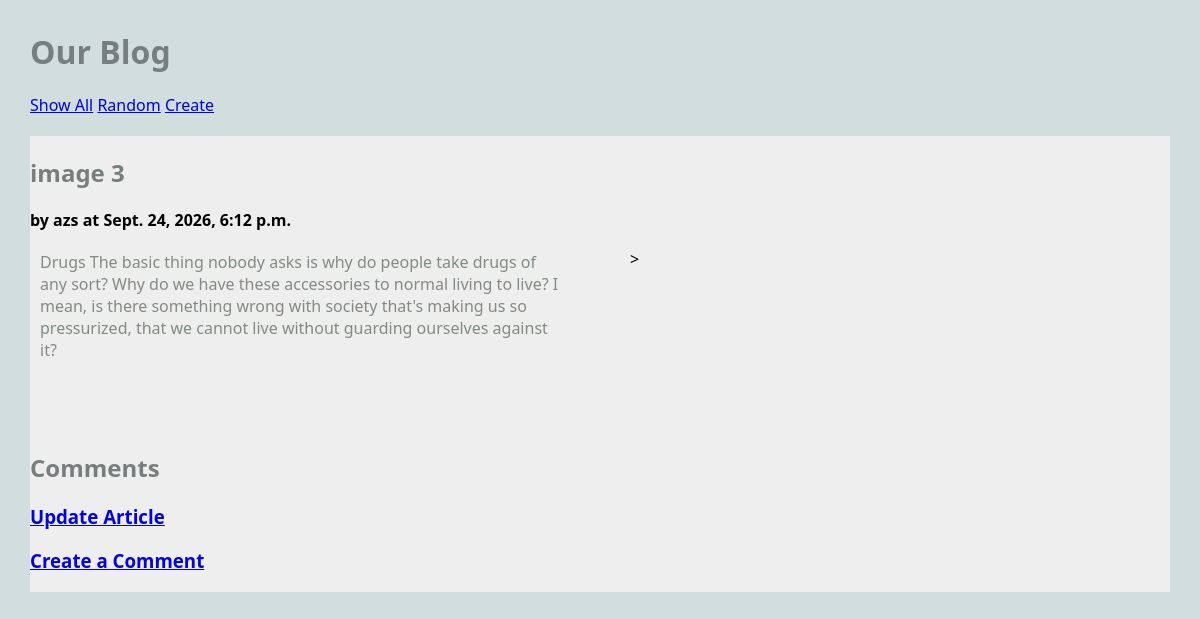
The page /blog/random on the database its author committed.
### blog/models.py (models this page shows, shortened)
class Article(models.Model):
    title = models.TextField(blank=False)
    author = models.TextField(blank=False)
    text = models.TextField(blank=False)
    published = models.DateTimeField(auto_now=True)
    image_url = models.URLField(blank=True)
    def get_comments(self):
        comments = Comment.objects.filter(article=self)
        return comments

### blog/views.py (the view)
# urls.py: path('random', RandomArticleView.as_view(), name="random"),
class RandomArticleView(DetailView):
    model = Article
    template_name = 'blog/article.html'
    context_object_name = 'article'
    def get_object(self):
        all_articles = Article.objects.all()
        return random.choice(all_articles)

### blog/templates/blog/article.html (shortened to what this page needs)
{% extends 'blog/base.html' %}
{% block content %}
<main class="grid-container">
    <article class="featured">
        <div>
        <h2>{{article.title}}</h2>
        <strong>by {{article.author}} at {{article.published}}</strong>
        <p>
        {{article.text}}
        </p>
        </div>>
    </article>
    <div>
    <h2>Comments</h2>
    <h3><a href="{% url 'update_article' article.pk %}">Update Article</a></h3>
    <h3><a href="{% url 'create_comment' article.pk %}">Create a Comment</a></h3>
</div>
</main>
{% endblock %}

### blog/static/styles-blog.css (style rules this page uses)
body { margin: 30px; background: #d1dedd; font-family:'Segoe UI', Tahoma, Geneva, Verdana, sans-serif; }
h1, h2, h3 { color: #767f7e; }
p { color: #828b82; }
.grid-container { background: #eee; max-width: 900px; display: grid; grid-template-columns: repeat(3, 1fr); grid-gap: 10px; max-width: 1200px; margin: 20px auto; }
article.featured { grid-column: span 3; display: grid; gap: 60px; grid-template-columns: 1fr 1fr; align-items: center; border-bottom: 1px #bbc7c7; padding-bottom: 40px; }
article p, article h3 { margin: 20px 10px; }

### rows shown on the page
Article: title "image 3", author "azs", published "Sept. 24, 2026, 6:12 p.m.", text "Drugs The basic thing nobody asks is why do people take drugs of any sort? Why do we have these accessories to normal living to live? I mean, is there something wrong with society that's making us so pressurized, that we cannot live without guarding ourselves against it?"
